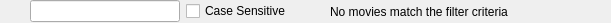
<ui version="4.0" >
 <class>MvdFilterWidget</class>
 <widget class="QWidget" name="MvdFilterWidget" >
  <property name="geometry" >
   <rect>
    <x>0</x>
    <y>0</y>
    <width>611</width>
    <height>22</height>
   </rect>
  </property>
  <property name="sizePolicy" >
   <sizepolicy vsizetype="Fixed" hsizetype="Preferred" >
    <horstretch>0</horstretch>
    <verstretch>0</verstretch>
   </sizepolicy>
  </property>
  <property name="windowTitle" >
   <string>Form</string>
  </property>
  <layout class="QHBoxLayout" >
   <property name="leftMargin" >
    <number>0</number>
   </property>
   <property name="topMargin" >
    <number>0</number>
   </property>
   <property name="rightMargin" >
    <number>0</number>
   </property>
   <property name="bottomMargin" >
    <number>0</number>
   </property>
   <item>
    <widget class="QToolButton" name="closeButton" >
     <property name="toolTip" >
      <string>Click to hide this bar and clear any entered filter.</string>
     </property>
     <property name="text" >
      <string/>
     </property>
     <property name="icon" >
      <iconset/>
     </property>
     <property name="autoRaise" >
      <bool>true</bool>
     </property>
    </widget>
   </item>
   <item>
    <widget class="MvdClearEdit" name="input" >
     <property name="sizePolicy" >
      <sizepolicy vsizetype="Fixed" hsizetype="Fixed" >
       <horstretch>0</horstretch>
       <verstretch>0</verstretch>
      </sizepolicy>
     </property>
     <property name="minimumSize" >
      <size>
       <width>150</width>
       <height>0</height>
      </size>
     </property>
    </widget>
   </item>
   <item>
    <widget class="QCheckBox" name="caseSensitive" >
     <property name="text" >
      <string>Case Sensitive</string>
     </property>
    </widget>
   </item>
   <item>
    <spacer>
     <property name="orientation" >
      <enum>Qt::Horizontal</enum>
     </property>
     <property name="sizeType" >
      <enum>QSizePolicy::Fixed</enum>
     </property>
     <property name="sizeHint" >
      <size>
       <width>20</width>
       <height>20</height>
      </size>
     </property>
    </spacer>
   </item>
   <item>
    <widget class="QLabel" name="warningIconLabel" >
     <property name="text" >
      <string/>
     </property>
    </widget>
   </item>
   <item>
    <widget class="QLabel" name="warningTextLabel" >
     <property name="text" >
      <string>No movies match the filter criteria</string>
     </property>
    </widget>
   </item>
   <item>
    <spacer>
     <property name="orientation" >
      <enum>Qt::Horizontal</enum>
     </property>
     <property name="sizeHint" >
      <size>
       <width>81</width>
       <height>21</height>
      </size>
     </property>
    </spacer>
   </item>
  </layout>
 </widget>
 <customwidgets>
  <customwidget>
   <class>MvdClearEdit</class>
   <extends>QLineEdit</extends>
   <header>clearedit.h</header>
  </customwidget>
 </customwidgets>
 <resources/>
 <connections/>
</ui>
